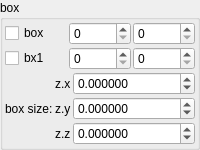
    <widget class="QGroupBox" name="groupBox_7">
     <property name="title">
      <string>box</string>
     </property>
     <layout class="QVBoxLayout" name="verticalLayout_9" stretch="0,0">
      <property name="spacing">
       <number>2</number>
      </property>
      <property name="leftMargin">
       <number>2</number>
      </property>
      <property name="topMargin">
       <number>2</number>
      </property>
      <property name="rightMargin">
       <number>2</number>
      </property>
      <property name="bottomMargin">
       <number>2</number>
      </property>
      <item>
       <layout class="QGridLayout" name="gridLayout_15" columnstretch="0,0,0">
        <property name="spacing">
         <number>2</number>
        </property>
        <item row="0" column="2">
         <widget class="MySpinBox" name="spinboxInt_transf_stop_iterations_I">
          <property name="sizePolicy">
           <sizepolicy hsizetype="Minimum" vsizetype="Maximum">
            <horstretch>0</horstretch>
            <verstretch>0</verstretch>
           </sizepolicy>
          </property>
          <property name="maximum">
           <number>999</number>
          </property>
         </widget>
        </item>
        <item row="0" column="1">
         <widget class="MySpinBox" name="spinboxInt_transf_start_iterations_I">
          <property name="sizePolicy">
           <sizepolicy hsizetype="Minimum" vsizetype="Maximum">
            <horstretch>0</horstretch>
            <verstretch>0</verstretch>
           </sizepolicy>
          </property>
          <property name="maximum">
           <number>999</number>
          </property>
         </widget>
        </item>
        <item row="0" column="0">
         <widget class="MyCheckBox" name="checkBox_transf_function_enabledBx">
          <property name="text">
           <string notr="true">box</string>
          </property>
         </widget>
        </item>
        <item row="1" column="0">
         <widget class="MyCheckBox" name="checkBox_transf_function_enabledBx_false">
          <property name="text">
           <string notr="true">bx1</string>
          </property>
         </widget>
        </item>
        <item row="1" column="1">
         <widget class="MySpinBox" name="spinboxInt_transf_start_iterations_B">
          <property name="sizePolicy">
           <sizepolicy hsizetype="Minimum" vsizetype="Maximum">
            <horstretch>0</horstretch>
            <verstretch>0</verstretch>
           </sizepolicy>
          </property>
          <property name="maximum">
           <number>999</number>
          </property>
         </widget>
        </item>
        <item row="1" column="2">
         <widget class="MySpinBox" name="spinboxInt_transf_stop_iterations_B">
          <property name="sizePolicy">
           <sizepolicy hsizetype="Minimum" vsizetype="Maximum">
            <horstretch>0</horstretch>
            <verstretch>0</verstretch>
           </sizepolicy>
          </property>
          <property name="maximum">
           <number>999</number>
          </property>
         </widget>
        </item>
       </layout>
      </item>
      <item>
       <layout class="QGridLayout" name="gridLayout" columnstretch="0,0,1">
        <property name="spacing">
         <number>2</number>
        </property>
        <item row="5" column="2">
         <widget class="MyDoubleSpinBox" name="spinbox3_transf_addition_constant_0555_z">
          <property name="sizePolicy">
           <sizepolicy hsizetype="Minimum" vsizetype="Maximum">
            <horstretch>0</horstretch>
            <verstretch>0</verstretch>
           </sizepolicy>
          </property>
          <property name="prefix">
           <string/>
          </property>
          <property name="suffix">
           <string/>
          </property>
          <property name="decimals">
           <number>6</number>
          </property>
          <property name="minimum">
           <double>-99.989999999999995</double>
          </property>
          <property name="maximum">
           <double>99.989999999999995</double>
          </property>
          <property name="singleStep">
           <double>0.100000000000000</double>
          </property>
         </widget>
        </item>
        <item row="4" column="1">
         <widget class="QLabel" name="label_124">
          <property name="text">
           <string notr="true">z.y</string>
          </property>
         </widget>
        </item>
        <item row="3" column="2">
         <widget class="MyDoubleSpinBox" name="spinbox3_transf_addition_constant_0555_x">
          <property name="sizePolicy">
           <sizepolicy hsizetype="Minimum" vsizetype="Maximum">
            <horstretch>0</horstretch>
            <verstretch>0</verstretch>
           </sizepolicy>
          </property>
          <property name="prefix">
           <string/>
          </property>
          <property name="suffix">
           <string/>
          </property>
          <property name="decimals">
           <number>6</number>
          </property>
          <property name="minimum">
           <double>-99.989999999999995</double>
          </property>
          <property name="maximum">
           <double>99.989999999999995</double>
          </property>
          <property name="singleStep">
           <double>0.100000000000000</double>
          </property>
         </widget>
        </item>
        <item row="3" column="1">
         <widget class="QLabel" name="label_121">
          <property name="text">
           <string notr="true">z.x</string>
          </property>
         </widget>
        </item>
        <item row="5" column="1">
         <widget class="QLabel" name="label_122">
          <property name="text">
           <string notr="true">z.z</string>
          </property>
         </widget>
        </item>
        <item row="4" column="2">
         <widget class="MyDoubleSpinBox" name="spinbox3_transf_addition_constant_0555_y">
          <property name="sizePolicy">
           <sizepolicy hsizetype="Minimum" vsizetype="Maximum">
            <horstretch>0</horstretch>
            <verstretch>0</verstretch>
           </sizepolicy>
          </property>
          <property name="prefix">
           <string/>
          </property>
          <property name="suffix">
           <string/>
          </property>
          <property name="decimals">
           <number>6</number>
          </property>
          <property name="minimum">
           <double>-99.989999999999995</double>
          </property>
          <property name="maximum">
           <double>99.989999999999995</double>
          </property>
          <property name="singleStep">
           <double>0.100000000000000</double>
          </property>
         </widget>
        </item>
        <item row="3" column="0" rowspan="3">
         <widget class="QLabel" name="label_108">
          <property name="text">
           <string>box size:</string>
          </property>
         </widget>
        </item>
       </layout>
      </item>
     </layout>
    </widget>
